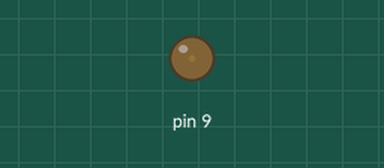
A sketch run on a simulated Arduino Uno, built with avr-gcc and run on an emulated ATmega328P. Parts: output pins drawn as LEDs (lit = HIGH).

Above: at 0.05 s.
At 1.15 s:
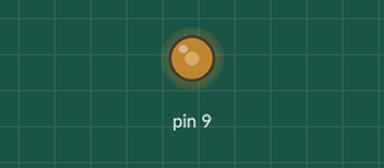
At 2.3 s:
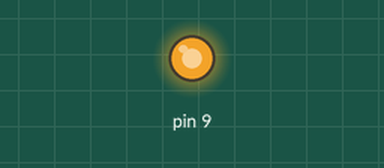
At 4.6 s:
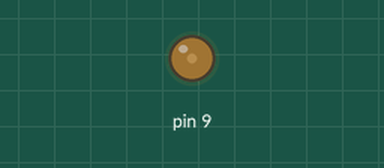
Timing chart, 0 to 6.7 s (numbered marks = the images above):
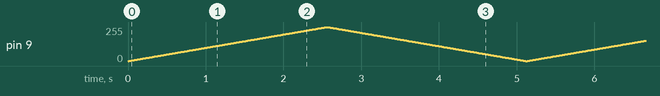

The sketch:

pwm-lento.ino
```cpp
// Fallo: cada respiración dura unos 5 s.
void setup() { }
void loop() {
  for (int v = 0; v <= 255; v++) { analogWrite(9, v); delay(10); }
  for (int v = 255; v >= 0; v--) { analogWrite(9, v); delay(10); }
}
```
